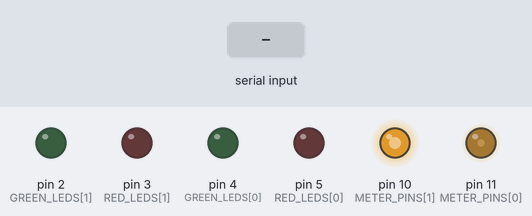
The sketch below on a simulated Arduino Leonardo, built with avr-gcc and run on an emulated ATmega32U4. Shown: output pins drawn as LEDs (lit = HIGH). The test bench sets the inputs (shaded band).

Above: at 6.7 s.
6.8 s: "90,45\n" received over Serial
At 6.95 s:
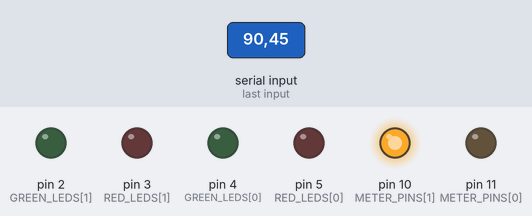
11.4 s: "90\n" received over Serial
At 15.99 s:
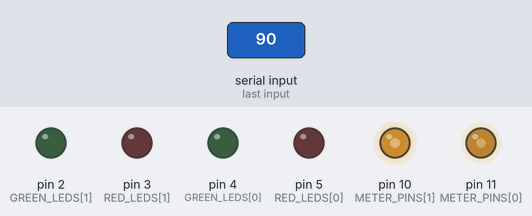
Timing chart, 0 to 49.3 s (numbered marks = the images above; inputs shaded):
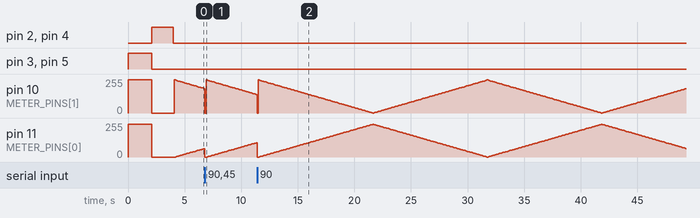

The sketch:

pcmeter.ino
```cpp
// (licence header left out)
//Constants
const int METER_PINS[2] = {11, 10};     // Meter output pins
const int METER_MAX[2] = {246, 248};    // Max value for meters
const int GREEN_LEDS[2] = {4, 2};       // Green LED pins
const int RED_LEDS[2] = {5, 3};         // Red LED pins
const int RED_ZONE_PERC = 80;           // Percent at which LED goes from green to red
const int METER_UPDATE_FREQ = 100;      // Frequency of meter updates in milliseconds
const long SERIAL_TIMEOUT = 2000;       // How long to wait until serial "times out"
const int READINGS_COUNT = 20;          // Number of readings to average for each meter

//Variables
const byte numRecChars = 32;            // Sets size of receive buffer
char receivedChars[numRecChars];        // Array for received serial data
bool newData = false;                   // Indicates if new data has been received
unsigned long lastSerialRecd = 0;       // Time last serial recd
unsigned long lastMeterUpdate = 0;      // Time meters last updated
int lastValueReceived[2] = {0, 0};      // Last value received
int valuesRecd[2][READINGS_COUNT];      // Readings to be averaged
int runningTotal[2] = {0, 0};           // Running totals
int valuesRecdIndex = 0;                // Index of current reading

void setup() {
  Serial.begin(9600);

  //Setup pin modes
  pinMode(METER_PINS[0], OUTPUT);
  pinMode(METER_PINS[1], OUTPUT);
  pinMode(GREEN_LEDS[0], OUTPUT);
  pinMode(RED_LEDS[0], OUTPUT);
  pinMode(GREEN_LEDS[1], OUTPUT);
  pinMode(RED_LEDS[1], OUTPUT);

  //Init values Received array
  for (int counter = 0; counter < READINGS_COUNT; counter++)
  {
    valuesRecd[0][counter] = 0;
    valuesRecd[1][counter] = 0;
  }

  meterStartup();

  //Get times started
  lastMeterUpdate = millis();
  lastSerialRecd = millis();
}

void loop() {
  receiveSerialData();
  updateStats();
  updateMeters();
  screenSaver();
}


void receiveSerialData()
{
    // This is the recvWithEndMarker() function
    // from Robin2's serial data tutorial
    static byte ndx = 0;
    char endMarker = '\r';
    char rc;

    while (Serial.available() > 0 && newData == false)
      {
        rc = Serial.read();

        if (rc != endMarker)
        {
          receivedChars[ndx] = rc;
          ndx++;
          if (ndx >= numRecChars)
          {
            ndx = numRecChars - 1;
          }
        }
        else
        {
          receivedChars[ndx] = '\0'; // terminate the string
          ndx = 0;
          newData = true;
        }
    }
}


void updateStats()
{
  if (newData == true)
  {
    switch (receivedChars[0])
    {
      case 'C':
        //CPU
        lastValueReceived[0] = min(atoi(&receivedChars[1]), 100);
        break;
      case 'M':
        //Memory
        lastValueReceived[1] = min(atoi(&receivedChars[1]), 100);
        break;
    }

    //Update last serial received
    lastSerialRecd = millis();

    //Ready to receive again
    newData = false;
  }
}


//Update meters and running stats
void updateMeters()
{
  unsigned long currentMillis = millis();

  if (currentMillis - lastMeterUpdate > METER_UPDATE_FREQ)
  {
    //Update both meters
    int i;
    for(i = 0; i < 2; i++)
    {
      int perc = 0;

      //Based on https://www.arduino.cc/en/Tutorial/Smoothing
      runningTotal[i] = runningTotal[i] - valuesRecd[i][valuesRecdIndex];
      valuesRecd[i][valuesRecdIndex] = lastValueReceived[i];
      runningTotal[i] = runningTotal[i] + valuesRecd[i][valuesRecdIndex];
      perc = runningTotal[i] / READINGS_COUNT;

      setMeter(METER_PINS[i], perc, METER_MAX[i]);
      setLED(GREEN_LEDS[i], RED_LEDS[i], perc, RED_ZONE_PERC);
    }

    //Advance index
    valuesRecdIndex = valuesRecdIndex + 1;
    if (valuesRecdIndex >= READINGS_COUNT)
      valuesRecdIndex = 0;

    lastMeterUpdate = currentMillis;
  }
}


//Set Meter position
void setMeter(int meterPin, int perc, int meterMax)
{
  //Map perc to proper meter position
  int pos = map(perc, 0, 100, 0, meterMax);
  analogWrite(meterPin, pos);
}


//Set LED color
void setLED(int greenPin, int redPin, int perc, int redPerc)
{
  int isGreen = (perc < redPerc);
  digitalWrite(greenPin, isGreen);
  digitalWrite(redPin, !isGreen);
}


//Max both meters on startup as a test
void meterStartup()
{
 setMeter(METER_PINS[0], 100, METER_MAX[0]);
 setMeter(METER_PINS[1], 100, METER_MAX[1]);
 digitalWrite(RED_LEDS[0], true);
 digitalWrite(RED_LEDS[1], true);
 //Okay, yes I use delay here, but it's a startup
 //routine, nothing is really happening yet!
 delay(2000);
}


//Move needles back and forth to show no data is
//being received. Stop once serial data rec'd again.
void screenSaver()
{
  if (millis() - lastSerialRecd > SERIAL_TIMEOUT)
  {
    int aPos = 0;
    int bPos = 0;
    int incAmt = 0;
    unsigned long lastSSUpdate = millis();

    //Turn off all LEDs
    digitalWrite(GREEN_LEDS[0], false);
    digitalWrite(GREEN_LEDS[1], false);
    digitalWrite(RED_LEDS[0], false);
    digitalWrite(RED_LEDS[1], false);

    while (Serial.available() == 0)
    {
      unsigned long currentMillis = millis();

      //Update every 100ms
      if (currentMillis - lastSSUpdate > 100)
      {
        //B meter position is opposite of A meter position
        bPos = 100 - aPos;

        //Move needles
        setMeter(METER_PINS[0], aPos, METER_MAX[0]);
        setMeter(METER_PINS[1], bPos, METER_MAX[1]);

        //Change meter direction if needed.
        if (aPos == 100)
          incAmt = -1;
        else if (aPos == 0)
          incAmt = 1;

        //Increment position
        aPos = aPos + incAmt;

        lastSSUpdate = currentMillis;
      }
    }
  }
}
```
